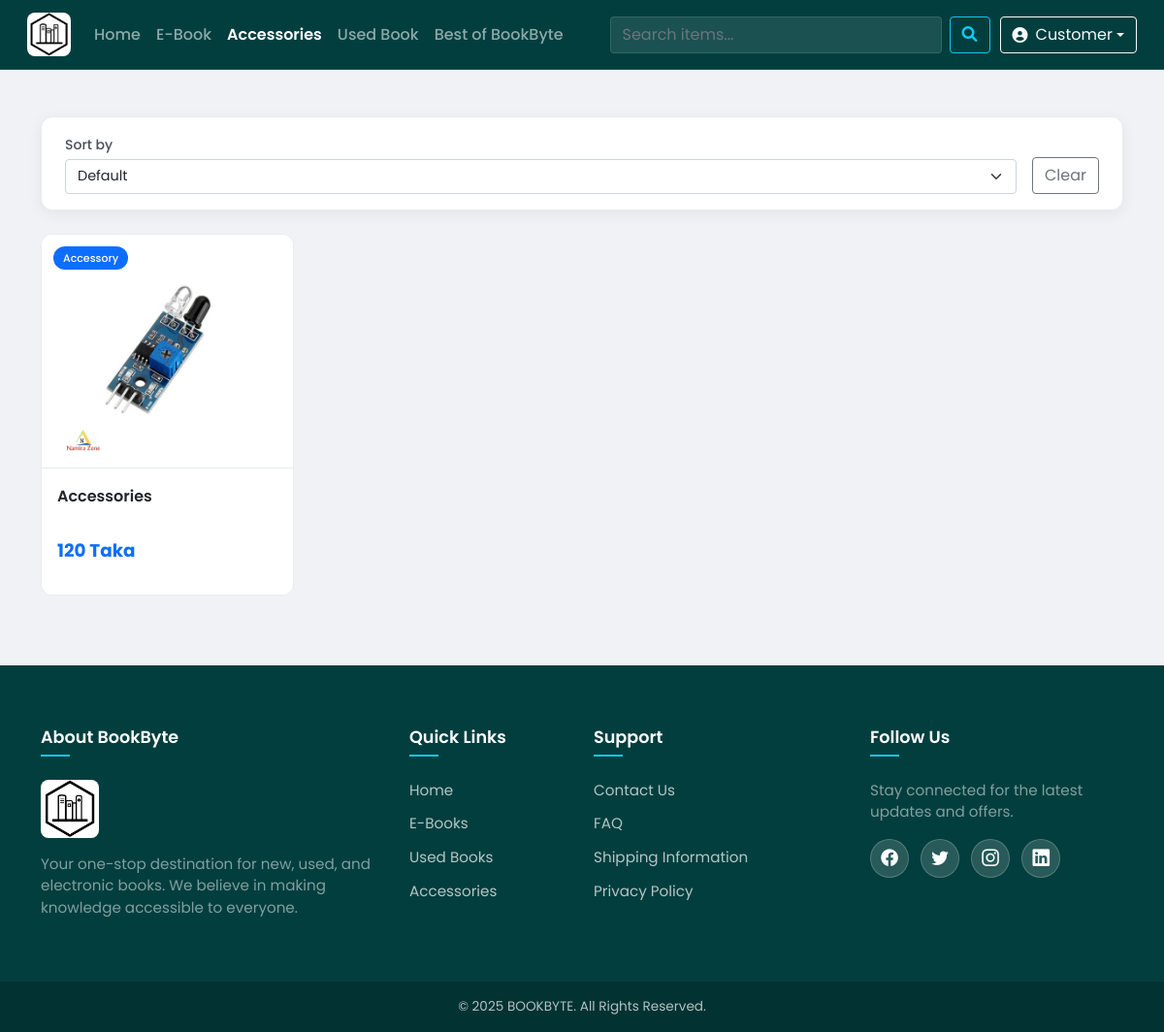
/accessories_user/ (signed in), run on the app's committed database.
### products/models.py (models this page shows, shortened)
class Accessories(models.Model):
    title = models.CharField(max_length=200, blank=True, null=True)
    description = models.TextField(blank=True, null=True)
    price = models.IntegerField(blank=True, null=True)
    quantity = models.IntegerField(blank=True, null=True)
    image = models.ImageField(upload_to='images/', blank=True, null=True, default='images/default.jpg')
    review_choice = models.ForeignKey('Review', on_delete= models.CASCADE, blank=True, null=True)
    donated_by = models.ForeignKey(User, on_delete=models.SET_NULL, null=True, blank=True)
    date_time = models.DateTimeField(auto_now_add=True, blank=True, null=True)
    sales_count = models.IntegerField(default=0)
    average_rating = models.FloatField(default=0.0)

### user/views.py (the view)
# urls.py: path('accessories_user/', u_views.accessories_user, name='accessories_user'),
@login_required
def accessories_user(request): # Or whatever your view is named
    accessories = Accessories.objects.all()
    sort_option = request.GET.get('sort', '') # Get the selected sort option
    if sort_option == 'price_asc':
        accessories = accessories.order_by('price')
    elif sort_option == 'price_desc':
        accessories = accessories.order_by('-price')
    else:
        accessories = accessories.order_by('-date_time')
    context = {
        'accessories_ins': accessories, # Pass the sorted list of accessories
        'current_sort': sort_option, # Pass back the selected sort option for the form
    }
    return render(request, 'accessories_user.html', context)

### user/templates/accessories_user.html (shortened to what this page needs)
{% extends 'main_user.html' %}
{% load static %}
{% block head_css %}
    <link rel="stylesheet" href="{% static 'css/home_user.css' %}">
    <link href="https://cdnjs.cloudflare.com/ajax/libs/font-awesome/5.15.4/css/all.min.css" rel="stylesheet">
{% endblock %}
{% block content %}
<div class="container py-5">
    <div class="filter-bar mb-4">
        <form action="{% url 'accessories_user' %}" method="GET" class="d-flex align-items-end gap-3 flex-wrap">
            <div class="form-group mb-0 flex-grow-1">
                <label for="sort-select" class="form-label small">Sort by</label>
                <select name="sort" id="sort-select" class="form-select" onchange="this.form.submit()">
                    <option value="default" {% if not current_sort or current_sort == 'default' %}selected{% endif %}>Default</option>
                </select>
            </div>
            <div class="form-group mb-0">
                <a href="{% url 'accessories_user' %}" class="btn btn-outline-secondary">Clear</a>
            </div>
        </form>
    </div>
    <div class="row">
        {% for p in accessories_ins %}
        <div class="col-lg-3 col-md-4 col-sm-6 mb-4 d-flex align-items-stretch">
            <div class="card product-card h-100 w-100">
                <div class="card-image-wrapper">
                    {% if p.image %}
                        <img src="{{ p.image.url }}" class="card-img-top" alt="{{ p.title }}">
                    {% endif %}
                    <span class="category-badge">Accessory</span>
                </div>
                <div class="card-body d-flex flex-column">
                    <h5 class="card-title">{{ p.title }}</h5>
                    <p class="card-price mt-auto">{{ p.price }} Taka</p>
                </div>
            </div>
        </div>
        {% endfor %}
    </div>
</div>
{% endblock %}

### user/templates/navbar_user.html (shortened to what this page needs)
{% load static %}
<link href="https://cdnjs.cloudflare.com/ajax/libs/font-awesome/6.0.0-beta3/css/all.min.css" rel="stylesheet">
<link rel="stylesheet" href="{% static 'css/navbar.css' %}">
<nav class="navbar navbar-expand-lg navbar-dark custom-navbar sticky-top">
    <div class="container-fluid">
        <a class="navbar-brand" href="{% url 'home' %}">
            <img src="{% static 'images/images (1).png' %}" alt="Logo">
        </a>
        <div class="collapse navbar-collapse" id="navbarSupportedContent">
            <ul class="navbar-nav me-auto mb-2 mb-lg-0">
                <li class="nav-item">
                    <a class="nav-link {% if request.path == '/home/' %}active{% endif %}"
                        href="{% url 'home' %}">Home</a>
                </li>
                <li class="nav-item">
                    <a class="nav-link {% if request.path == '/ebook_user/' %}active{% endif %}"
                        href="{% url 'ebook_user' %}">E-Book</a>
                </li>
                <li class="nav-item">
                    <a class="nav-link {% if request.path == '/accessories_user/' %}active{% endif %}"
                        href="{% url 'accessories_user' %}">Accessories</a>
                </li>
                <li class="nav-item">
                    <a class="nav-link {% if request.path == '/usedBook_user/' %}active{% endif %}"
                        href="{% url 'usedBook_user' %}">Used Book</a>
                </li>
                <li class="nav-item">
                    <a class="nav-link {% if request.path == '/recommendation/' %}active{% endif %}"
                        href="{% url 'recommendation' %}">Best of BookByte</a>
                </li>
            </ul>
            <div class="d-flex align-items-center gap-3">
                <div id="search-wrapper" style="position: relative;">
                    <form class="d-flex" action="{% url 'search_user' %}" method="GET">
                        <input id="search-input" class="form-control me-2" type="search" name="q" placeholder="Search items..."
                            aria-label="Search" autocomplete="off">
                        <button class="btn btn-outline-info" type="submit">
                            <i class="fas fa-search"></i>
                        </button>
                    </form>
                </div>
            </div>
                <div class="dropdown" style="margin-left: 10px;">
                    <a href="#" class="btn btn-outline-light d-flex align-items-center dropdown-toggle"
                        id="profileDropdown" role="button" data-bs-toggle="dropdown" aria-expanded="false">
                        <i class="fas fa-user-circle me-2"></i>
                        {{ user.username }}
                    </a>
                </div>
            </div>
        </div>
</nav>

### static/css/navbar.css (style rules this page uses)
:root { --navbar-bg: #033E3E; --primary-accent: #0dcaf0; --primary-text-dark: #212529; --link-color: rgba(255, 255, 255, 0.8); --link-hover-color: #ffffff; }
.custom-navbar { background-color: var(--navbar-bg); padding: 0.5rem 1rem; backdrop-filter: blur(8px); -webkit-backdrop-filter: blur(8px); border-bottom: 1px solid rgba(255, 255, 255, 0.1); min-height: 70px; }
.navbar-brand img { height: 45px; width: auto; border-radius: 8px; transition: transform 0.3s ease; }
.nav-link { font-size: 1rem; font-weight: 500; color: var(--link-color); padding: 0.5rem 1rem; position: relative; transition: color 0.3s ease; }
.nav-link.active { color: var(--link-hover-color); font-weight: 600; }
.custom-navbar .form-control { background-color: rgba(255, 255, 255, 0.1); border: 1px solid rgba(255, 255, 255, 0.2); color: white; transition: all 0.3s ease; }

### static/css/footer.css (style rules this page uses)
:root { --footer-bg: #033E3E; --footer-text: rgba(255, 255, 255, 0.7); --footer-heading: #ffffff; --footer-link-hover: #0dcaf0; --footer-border: rgba(255, 255, 255, 0.1); }

### static/css/home_user.css (style rules this page uses)
:root { --primary-color: #0d6efd; --light-gray: #f0f2f5; --dark-text: #212529; --card-shadow: 0 4px 15px rgba(0, 0, 0, 0.07); --card-shadow-hover: 0 8px 25px rgba(0, 0, 0, 0.12); --border-radius: 12px; --font-family: 'Poppins', sans-serif; }
body { font-family: var(--font-family); background-color: var(--light-gray); }
.product-card { border: 1px solid #e9ecef; border-radius: var(--border-radius); box-shadow: none; transition: all 0.35s ease-in-out; position: relative; overflow: hidden; }
.card-image-wrapper { position: relative; overflow: hidden; background-color: #fff; }
.product-card .card-img-top { height: 240px; width: 100%; object-fit: contain; padding: 10px; transition: transform 0.35s ease-in-out; }
.category-badge, .stock-out-badge { position: absolute; top: 12px; background-color: var(--primary-color); color: white; padding: 4px 10px; border-radius: 50px; font-size: 11px; font-weight: 500; z-index: 2; }
.category-badge { left: 12px; }
.card-body { padding: 1rem; background-color: #fff; border-top: 1px solid #e9ecef; }
.card-title { font-size: 1rem; font-weight: 600; color: var(--dark-text); margin-bottom: 0.25rem; height: 3.2em; line-height: 1.6em; display: -webkit-box; -webkit-line-clamp: 2; -webkit-box-orient: vertical; overflow: hidden; text-overflow: ellipsis; }
.card-price { font-size: 1.15rem; font-weight: 700; color: var(--primary-color); }
.filter-bar { background-color: #ffffff; padding: 1rem 1.5rem; border-radius: 0.75rem; box-shadow: 0 4px 15px rgba(0, 0, 0, 0.06); border: 1px solid #e9ecef; }
.filter-bar .form-label { font-weight: 500; color: #495057; margin-bottom: 0.25rem; }
.filter-bar .form-select { font-size: 0.9rem; }

### data on the page
Accessories: image (picture), title "Accessories", price "120"

### other printed values
{{ user.username }} "Customer"
